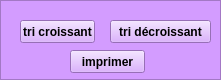
      <widget class="QFrame" name="frame_2_gc">
       <property name="geometry">
        <rect>
         <x>270</x>
         <y>370</y>
         <width>221</width>
         <height>80</height>
        </rect>
       </property>
       <property name="styleSheet">
        <string notr="true">background-color: rgb(211, 156, 255);</string>
       </property>
       <property name="frameShape">
        <enum>QFrame::StyledPanel</enum>
       </property>
       <property name="frameShadow">
        <enum>QFrame::Raised</enum>
       </property>
       <widget class="QPushButton" name="pushButton_21_gc">
        <property name="geometry">
         <rect>
          <x>70</x>
          <y>50</y>
          <width>75</width>
          <height>23</height>
         </rect>
        </property>
        <property name="font">
         <font>
          <weight>75</weight>
          <bold>true</bold>
         </font>
        </property>
        <property name="text">
         <string>imprimer</string>
        </property>
       </widget>
       <widget class="QPushButton" name="pushButton_12_gc">
        <property name="geometry">
         <rect>
          <x>20</x>
          <y>20</y>
          <width>75</width>
          <height>23</height>
         </rect>
        </property>
        <property name="font">
         <font>
          <weight>75</weight>
          <bold>true</bold>
         </font>
        </property>
        <property name="text">
         <string>tri croissant</string>
        </property>
       </widget>
       <widget class="QPushButton" name="pushButton_13_gc">
        <property name="geometry">
         <rect>
          <x>110</x>
          <y>20</y>
          <width>101</width>
          <height>23</height>
         </rect>
        </property>
        <property name="font">
         <font>
          <weight>75</weight>
          <bold>true</bold>
         </font>
        </property>
        <property name="text">
         <string>tri décroissant</string>
        </property>
       </widget>
      </widget>
